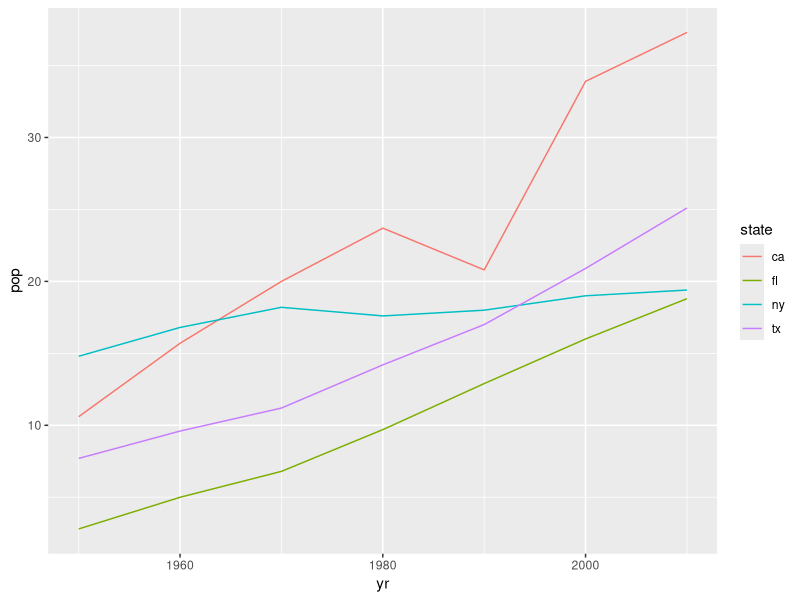

The R script that drew this image:
# 093_state_population.R
# ========================
library(data.table)
library(ggplot2)

# CENSUS DATA (source: wikipedia)
us  <- c(150.7,
				 179.3,
				 203.2,
				 226.5,
				 248.7,
				 281.4,
				 308.8)

ny  <- c(14.8,
				 16.8,
				 18.2,
				 17.6,
				 18.0,
				 19.0,
				 19.4)

ca  <- c(10.6,
				 15.7,
				 20.0,
				 23.7,
				 20.8,
				 33.9,
				 37.3)

fl   <- c(2.8,
					5.0,
					6.8,
					9.7,
					12.9,
					16.0,
					18.8)

tx  <- c(7.7,
				 9.6,
				 11.2,
				 14.2,
				 17.0,
				 20.9,
				 25.1)


yr  <- c(1950,
				 1960,
				 1970,
				 1980,
				 1990,
				 2000,
				 2010)

df <- data.frame(yr = yr, state="ny", pop=ny)
df

df <- rbind(df, data.frame(yr=yr, state="ca", pop=ca))
#df <- rbind(df, data.frame(yr=yr, state="us", pop=us))
df <- rbind(df, data.frame(yr=yr, state="tx", pop=tx))
df <- rbind(df, data.frame(yr=yr, state="fl", pop=fl))

df

ggplot() +
	geom_line(data=df,mapping=aes(yr,pop, color=state))
